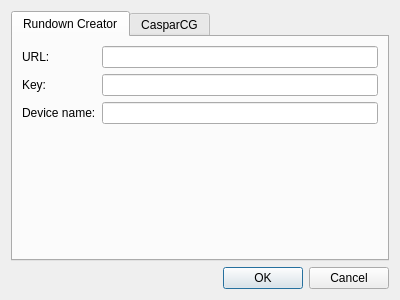
<?xml version="1.0" encoding="UTF-8"?>
<ui version="4.0">
 <class>SettingsDialog</class>
 <widget class="QDialog" name="SettingsDialog">
  <property name="geometry">
   <rect>
    <x>0</x>
    <y>0</y>
    <width>400</width>
    <height>300</height>
   </rect>
  </property>
  <property name="windowTitle">
   <string>Dialog</string>
  </property>
  <layout class="QGridLayout" name="gridLayout">
   <item row="0" column="0">
    <widget class="QTabWidget" name="tabWidget">
     <property name="currentIndex">
      <number>0</number>
     </property>
     <widget class="QWidget" name="rundownCreatorTab">
      <attribute name="title">
       <string>Rundown Creator</string>
      </attribute>
      <layout class="QGridLayout" name="gridLayout_2">
       <item row="0" column="0">
        <widget class="QLabel" name="label">
         <property name="text">
          <string>URL:</string>
         </property>
        </widget>
       </item>
       <item row="0" column="1">
        <widget class="QLineEdit" name="rundownCreatorUrlEdit"/>
       </item>
       <item row="1" column="0">
        <widget class="QLabel" name="label_2">
         <property name="text">
          <string>Key:</string>
         </property>
        </widget>
       </item>
       <item row="1" column="1">
        <widget class="QLineEdit" name="rundownCreatorKeyEdit"/>
       </item>
       <item row="3" column="1">
        <spacer name="verticalSpacer">
         <property name="orientation">
          <enum>Qt::Vertical</enum>
         </property>
         <property name="sizeHint" stdset="0">
          <size>
           <width>20</width>
           <height>40</height>
          </size>
         </property>
        </spacer>
       </item>
       <item row="2" column="0">
        <widget class="QLabel" name="label_5">
         <property name="text">
          <string>Device name:</string>
         </property>
        </widget>
       </item>
       <item row="2" column="1">
        <widget class="QLineEdit" name="rundownCreatorDeviceNameEdit"/>
       </item>
      </layout>
     </widget>
     <widget class="QWidget" name="casparCGTab">
      <attribute name="title">
       <string>CasparCG</string>
      </attribute>
      <layout class="QGridLayout" name="gridLayout_3">
       <item row="3" column="1">
        <spacer name="verticalSpacer_2">
         <property name="orientation">
          <enum>Qt::Vertical</enum>
         </property>
         <property name="sizeHint" stdset="0">
          <size>
           <width>20</width>
           <height>40</height>
          </size>
         </property>
        </spacer>
       </item>
       <item row="0" column="1">
        <widget class="QLineEdit" name="casparCGServerEdit"/>
       </item>
       <item row="0" column="0">
        <widget class="QLabel" name="label_3">
         <property name="text">
          <string>Server address:</string>
         </property>
        </widget>
       </item>
       <item row="1" column="0">
        <widget class="QLabel" name="label_4">
         <property name="text">
          <string>Server port:</string>
         </property>
        </widget>
       </item>
       <item row="1" column="1">
        <widget class="QSpinBox" name="casparCGPortSpin">
         <property name="maximum">
          <number>65535</number>
         </property>
        </widget>
       </item>
       <item row="2" column="0">
        <widget class="QLabel" name="label_6">
         <property name="text">
          <string>Update interval:</string>
         </property>
        </widget>
       </item>
       <item row="2" column="1">
        <widget class="QSpinBox" name="casparCGUpdateIntervalSpin">
         <property name="suffix">
          <string> s</string>
         </property>
         <property name="minimum">
          <number>60</number>
         </property>
         <property name="maximum">
          <number>600</number>
         </property>
        </widget>
       </item>
      </layout>
     </widget>
    </widget>
   </item>
   <item row="1" column="0">
    <widget class="QDialogButtonBox" name="buttonBox">
     <property name="orientation">
      <enum>Qt::Horizontal</enum>
     </property>
     <property name="standardButtons">
      <set>QDialogButtonBox::Cancel|QDialogButtonBox::Ok</set>
     </property>
    </widget>
   </item>
  </layout>
 </widget>
 <resources/>
 <connections>
  <connection>
   <sender>buttonBox</sender>
   <signal>accepted()</signal>
   <receiver>SettingsDialog</receiver>
   <slot>accept()</slot>
   <hints>
    <hint type="sourcelabel">
     <x>248</x>
     <y>254</y>
    </hint>
    <hint type="destinationlabel">
     <x>157</x>
     <y>274</y>
    </hint>
   </hints>
  </connection>
  <connection>
   <sender>buttonBox</sender>
   <signal>rejected()</signal>
   <receiver>SettingsDialog</receiver>
   <slot>reject()</slot>
   <hints>
    <hint type="sourcelabel">
     <x>316</x>
     <y>260</y>
    </hint>
    <hint type="destinationlabel">
     <x>286</x>
     <y>274</y>
    </hint>
   </hints>
  </connection>
 </connections>
</ui>
